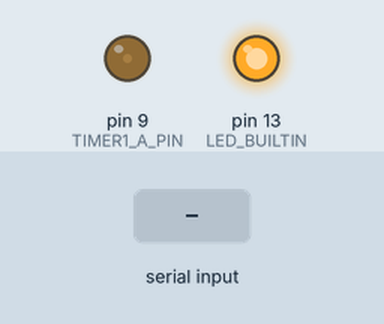
Simulated run of this sketch. Board: Arduino Uno, built with avr-gcc and run on an emulated ATmega328P. Shown: output pins drawn as LEDs (lit = HIGH). Inputs (shaded band) come from the test bench. EEPROM starts erased; what the sketch prints to the serial monitor is not drawn.

Above: at 2.2 s.
2.3 s: "90,45\n" received over Serial
At 3.9 s:
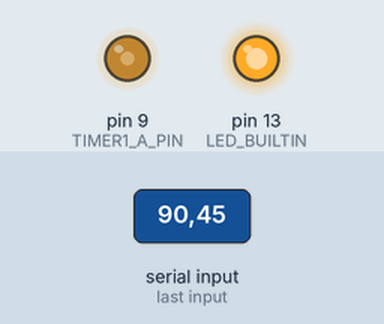
At 4.7 s:
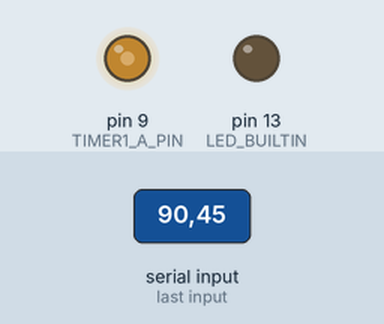
Timing chart, 0 to 11.3 s (numbered marks = the images above; inputs shaded):
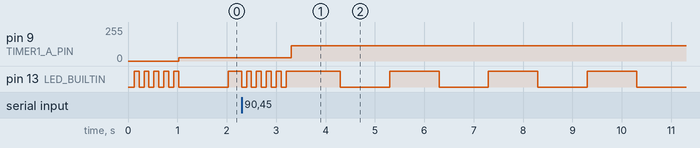

The sketch:

Fan.ino
```cpp
#include <Arduino.h>
#include <TimerOne.h>
#include <EEPROM.h>
#include <string.h>
#define TIMER1_A_PIN   9    // this is the output pin
#define TIMER1_B_PIN   10
#define MAGIC "Fan1.0"

struct MyEE {
    char magic[8];
    byte pwm;
};
struct MyEE myee;
long int dutyCycle = 0;
byte led;

void setSpeed() {
  Timer1.pwm(TIMER1_A_PIN, dutyCycle * 1024 / 100);
}

void writeEEPROM() {
  strcpy(myee.magic, MAGIC);
  myee.pwm=dutyCycle;
  EEPROM.put(0,myee);
  for(int n=0; n<10 ; n++) {
    delay(100);
    digitalWrite(LED_BUILTIN, led = !led);
  }
}

void setup(void) {

    Serial.begin(115200);
    pinMode(LED_BUILTIN, OUTPUT);
    Timer1.initialize(500);  // 500us = 2kHz, 40 us = 25 kHz

    EEPROM.get(0, myee);
    Serial.println("");
    Serial.print("Fan 1.1 starting on pin ");
    Serial.println(TIMER1_A_PIN);
    Serial.print("EEPROM read ");
    Serial.print(myee.magic);
    Serial.print(" speed=");
    if (strcmp(myee.magic, MAGIC) == 0) {
        dutyCycle = myee.pwm;
	Serial.print(myee.pwm);
        Serial.println("%");
    } else {
        Serial.println(" ignored");
        dutyCycle = 10;
	writeEEPROM();
    }
    Serial.print("Start PWM Fan, Duty Cycle = ");
    Serial.println(dutyCycle);
    setSpeed();
}


void loop(void)
{
    Serial.setTimeout(1000);
    long int n = Serial.parseInt(); // hangs for 1sec according to timeout
    if (n != 0 && n <= 70) {
	if (n < 0)
	    dutyCycle=0;
	else
	    dutyCycle=n;
	writeEEPROM();
	Serial.print("PWM Fan, Duty Cycle = ");
	Serial.println(dutyCycle);
    }
    setSpeed();
    digitalWrite(LED_BUILTIN, led = !led);
}
```

Measured:
- after the input at 2.3 s, pin 9 (TIMER1_A_PIN): 25/255 → 115/255 after 1.0 s
